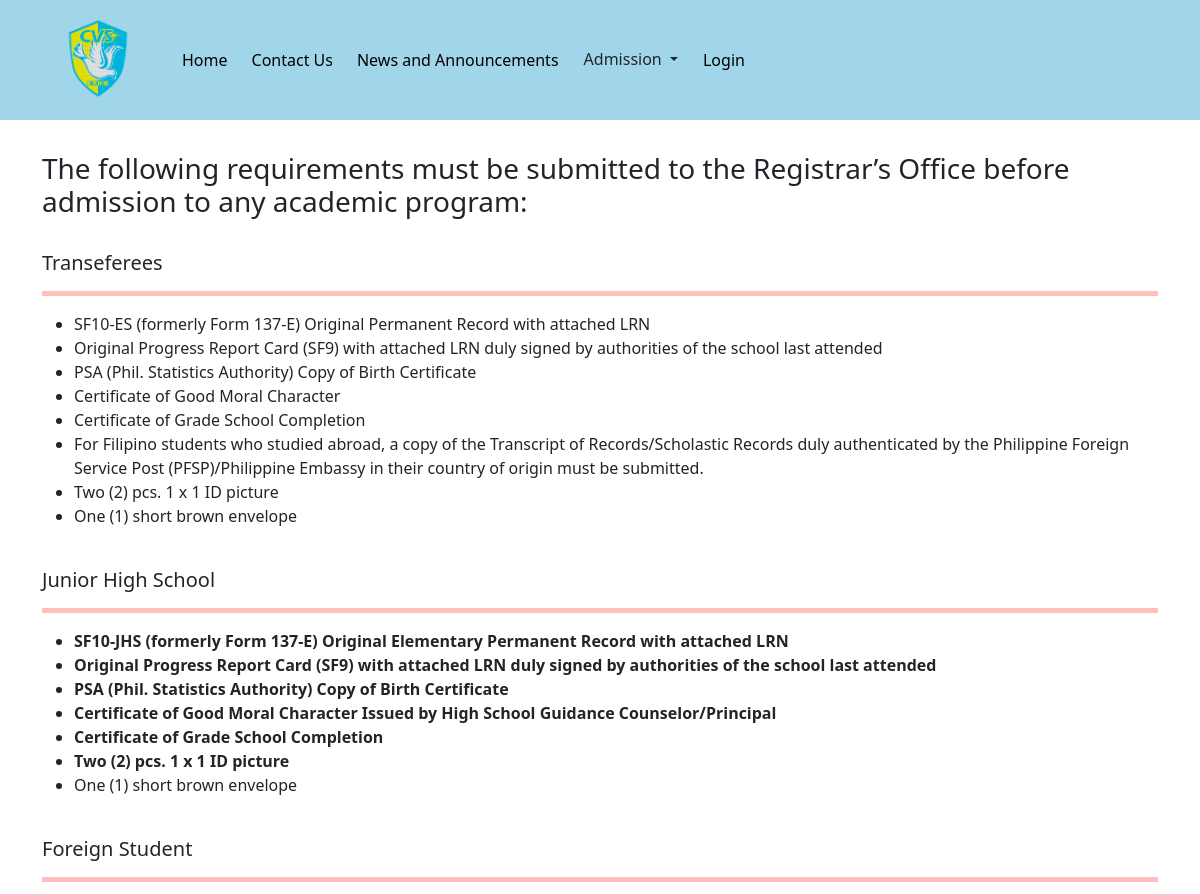
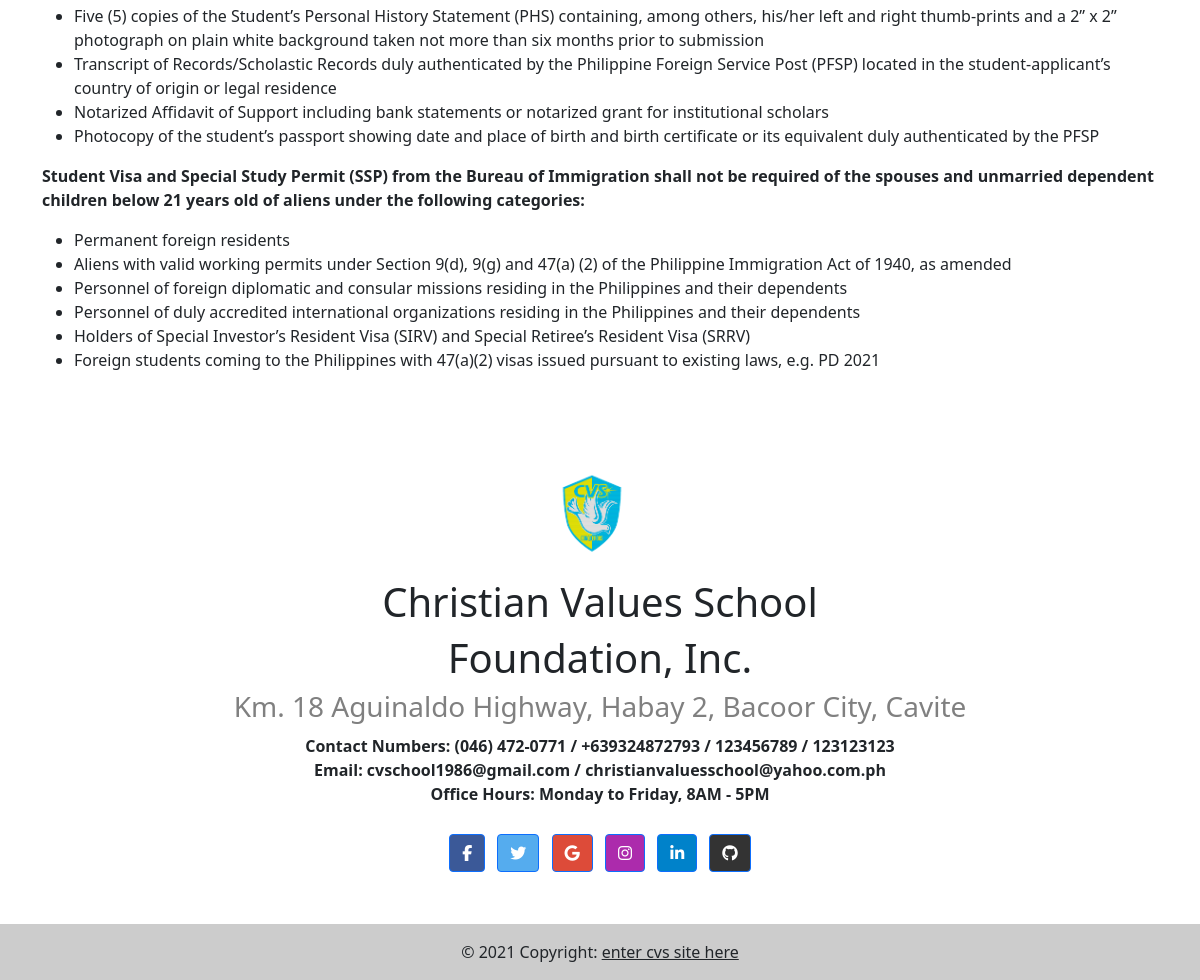
The app's page /admission/requirements/ with its own data (2 pictures, top to bottom).
### cms/models.py (models this page shows, shortened)
class SchoolLogo(models.Model):
    image = models.ImageField(upload_to = UploadToPathAndRename,max_length= 255,)
    class Meta:
        verbose_name_plural = 'School Logo'

class SchoolAddress(models.Model):
    street = models.CharField(max_length= 55)
    town = models.CharField(max_length= 55)
    city = models.CharField(max_length= 55)
    province = models.CharField(max_length= 55)
    class Meta:
        verbose_name_plural = "School Address"

class SchoolContactNumbers(models.Model):
    contact_number = models.CharField(max_length= 15)
    class Meta:
        verbose_name_plural = 'Contact Numbers'

class SchoolEmail(models.Model):
    email = models.EmailField()

class SchoolOfficeHours(models.Model):
    DAY_CHOICES = [
        (1, 'Monday'),
        (2, 'Tuesday'),
        (3, 'Wednesday'),
        (4, 'Thursday'),
        (5, 'Friday'),
        (6, 'Saturday'),
        (7, 'Sunday')
    ]
    HOUR_CHOICES = [
        (1,'6AM'),
        (2,'7AM'),
        (3,'8AM'),
        (4,'9AM'),
        (5,'10AM'),
        (6,'11AM'),
        (7,'12NN'),
        (8,'1PM'),
        (9,'2PM'),
        (10,'3PM'),
        (11,'4PM'),
        (12,'5PM'),
        (13,'6PM'),
        (14,'7PM'),
        (15,'8PM'),
        (16,'9PM'),
    ]
    starting_day = models.PositiveSmallIntegerField(
            choices = DAY_CHOICES,
            default = '1',
        )
    last_day = models.PositiveSmallIntegerField(
            choices = DAY_CHOICES,
            default = '5'
        )
    opening = models.PositiveSmallIntegerField(
            choices = HOUR_CHOICES,
            default = '3',
        )
    closing = models.PositiveSmallIntegerField(
            choices = HOUR_CHOICES,
            default = '12'
        )
    class Meta:
        verbose_name_plural = 'School Office Hours'

### main/models.py (models this page shows, shortened)
class AdmissionRequirements(models.Model):
    for_transferees = RichTextField()
    for_jr_hs = RichTextField()
    for_foreign_student = RichTextField()
    class Meta:
        verbose_name_plural = "Admission Requirements"

### main/views.py (the view)
# urls.py: path('admission/requirements/', main.admission, name='admission'),
def admission(request):
    requirements = AdmissionRequirements.objects.first()
    context = {
        'requirements' : requirements,
    }
    return render(request,'main/admission.html', context)

### cms/context_processors.py (called while the page is built)
def add_data_to_base_template(request):
    logo = SchoolLogo.objects.first()
    sitebackground = SiteBackground.objects.first()
    contact_numbers = SchoolContactNumbers.objects.all()
    school_address = SchoolAddress.objects.all()
    school_email = SchoolEmail.objects.all()
    school_office_hours = SchoolOfficeHours.objects.all()
    context = {
        'logo':logo,
        'background': sitebackground,
        'contact_numbers': contact_numbers,
        'school_address': school_address,
        'school_email': school_email,
        'school_office_hours': school_office_hours,
    }
    return context

### templates/main/admission.html
{% extends 'base.html' %}
{% load static %}
{% block content %}
<div class="container" style="padding-top: 2rem; padding-bottom: 2rem;">
    <h3>The following requirements must be submitted to the Registrar’s Office before admission to any academic program:</h3>
    <br>
    <h5>Transeferees</h5>
    <hr style="height: 5px; background-color: red;">
    {{requirements.for_transferees|safe}}
    <br>
    <h5>Junior High School</h5>
    <hr style="height: 5px; background-color: red;">
    {{requirements.for_jr_hs|safe}}
    <br>
    <h5>Foreign Student</h5>
    <hr style="height: 5px; background-color: red;">
    {{requirements.for_foreign_student|safe}}
    <br>
</div>
{% endblock content %}

### templates/navbar.html (shortened to what this page needs)
 {% load static %}
<nav class="navbar navbar-expand-lg navbar-light" id="navbar">
      <div class="container">
        <a class="navbar-brand" href="{% url 'index' %}" id="logo-div"><img src="{{logo.image.url}}" alt="no image provided" style="max-width: 7rem; max-height: 7rem;"></a>
        <div class="collapse navbar-collapse" id="navbarNav">
          <ul class="navbar-nav">
            <li class="nav-item">
              <a class="nav-link" aria-current="page" href="{% url 'index' %}">Home</a>
            </li>
            <li class="nav-item">
              <a class="nav-link" aria-current="page" href="{% url 'index' %}#contactUs" id="contactUsButton">Contact Us</a>
            </li>
            <li class="nav-item">
              <a class="nav-link" aria-current="page" href="{% url 'index' %}#news-and-events" id="eventsButton">News and Announcements</a>
            </li>
            <div class="dropdown">
                <button class="btn dropdown-toggle" type="button" id="dropdownMenuButton2" data-bs-toggle="dropdown" aria-expanded="false">
                    Admission
                </button>
            </div>
            <li class="nav-item">
                {% if not user.is_authenticated %}
              <a class="nav-link" aria-current="page" href="{% url 'login' %}">Login</a>
                {% else %}
                <a class="nav-link" aria-current="page" href="{% url 'logout' %}">Logout</a>
                {% endif %}
            </li>
          </ul>
        </div>
      </div>
</nav>

### templates/footer.html (shortened to what this page needs)
<div style="background-color: white; opacity:1;">
<footer class="text-center ">
  <div class="container p-4">
    <section class="mb-4 footer" id="contactUs" >
      <p>
            <a class="navbar-brand" href="{% url 'index' %}" id="logo-div"><img src="{{logo.image.url}}" alt="no image provided" style="max-width: 7rem; max-height: 7rem;"></a>
            <div style="text-align: center; margin: 10px 0 10px;">
                <h1>Christian Values School </h1><h1> Foundation, Inc. </h1>
                {% for address in school_address %}
                <h3 style="color: grey;">{{address.street}}, {{address.town}}, {{address.city}}, {{address.province}}</h3>
                {% endfor %}
            </div>
            <strong>Contact Numbers:
            {% for number in contact_numbers%}
                {% if not forloop.last %}
                {{number.contact_number}} /
                {% endif %}
                {% if forloop.last %}
                {{number.contact_number}}
                {% endif %}
            {% endfor %}
            <br>
            Email:
            {% for email in school_email%}
                {% if not forloop.last %}
                {{email.email}} /
                {% endif %}
                {% if forloop.last %}
                {{email.email}}
                {% endif %}
            {% endfor %}
            <br>
            Office Hours:
            {% for time in school_office_hours%}
                {% if forloop.last %}
                {{time.get_starting_day_display}} to {{time.get_last_day_display}}, {{time.get_opening_display}} - {{time.get_closing_display}}
                {% endif %}
            {% endfor %}
            </strong>
      </p>
    </section>
    <section class="mb-4">
      <a class="btn btn-primary btn-floating m-1" style="background-color: #3b5998" href="https://www.facebook.com/christianvaluesschool.bacoorcavite" role="button"><i class="fab fa-facebook-f"></i></a>
      <a class="btn btn-primary btn-floating m-1" style="background-color: #55acee" href="#!" role="button"><i class="fab fa-twitter"></i></a>
      <a class="btn btn-primary btn-floating m-1" style="background-color: #dd4b39" href="#!" role="button"><i class="fab fa-google"></i></a>
      <a class="btn btn-primary btn-floating m-1" style="background-color: #ac2bac" href="#!" role="button"><i class="fab fa-instagram"></i></a>
      <a class="btn btn-primary btn-floating m-1" style="background-color: #0082ca" href="#!" role="button"><i class="fab fa-linkedin-in"></i></a>
      <a class="btn btn-primary btn-floating m-1" style="background-color: #333333" href="#!" role="button"><i class="fab fa-github"></i></a>
    </section>
  </div>
  <div class="text-center p-3" style="background-color: rgba(0, 0, 0, 0.2)">
    © 2021 Copyright:
    <a class="text-dark" href="#">enter cvs site here</a>
  </div>
</footer>
</div>

### main/static/css/navbar.css (style rules this page uses)
.navbar { background-color: #a1d6ea; }
.navbar .navbar-brand { color: #000000; }
.navbar .navbar-nav .nav-link { color: #000000; border-radius: .25rem; margin: 0 0.25em; }
.navbar .navbar-collapse, .navbar .navbar-form { border-color: #000000; }

### records on screen
SchoolLogo: image (picture)
AdmissionRequirements: for_transferees "SF10-ES (formerly Form 137-E) Original Permanent Record with attached LRN Original Progress Report Card (SF9) with attached LRN duly signed by authorities of the school last attended PSA (Phil. Statistics Authority) Copy of Birth Certificate Certificate of Good Moral Character Certificate of Grade School Completion For Filipino students who studied abroad, a copy of the Transcript of Records/Scholastic Records duly authenticated by the Philippine Foreign Service Post (PFSP)/Philippine Embassy in their country of origin must be submitted. Two (2) pcs. 1 x 1 ID picture One (1) short brown envelope", for_jr_hs "SF10-JHS (formerly Form 137-E) Original Elementary Permanent Record with attached LRN Original Progress Report Card (SF9) with attached LRN duly signed by authorities of the school last attended PSA (Phil. Statistics Authority) Copy of Birth Certificate Certificate of Good Moral Character Issued by High School Guidance Counselor/Principal Certificate of Grade School Completion Two (2) pcs. 1 x 1 ID picture One (1) short brown envelope", for_foreign_student "Five (5) copies of the Student’s Personal History Statement (PHS) containing, among others, his/her left and right thumb-prints and a 2” x 2” photograph on plain white background taken not more than six months prior to submission Transcript of Records/Scholastic Records duly authenticated by the Philippine Foreign Service Post (PFSP) located in the student-applicant’s country of origin or legal residence Notarized Affidavit of Support including bank statements or notarized grant for institutional scholars Photocopy of the student’s passport showing date and place of birth and birth certificate or its equivalent duly authenticated by the PFSP Student Visa and Special Study Permit (SSP) from…"
SchoolAddress: street "Km. 18 Aguinaldo Highway", town "Habay 2", city "Bacoor City", province "Cavite"
SchoolContactNumbers: contact_number "(046) 472-0771"
SchoolContactNumbers: contact_number "+639324872793"
SchoolContactNumbers: contact_number "123456789"
SchoolContactNumbers: contact_number "123123123"
SchoolEmail: email "cvschool1986@gmail.com"
SchoolEmail: email "christianvaluesschool@yahoo.com.ph"
SchoolOfficeHours: starting_day "Monday", last_day "Friday", opening "8AM", closing "5PM"
